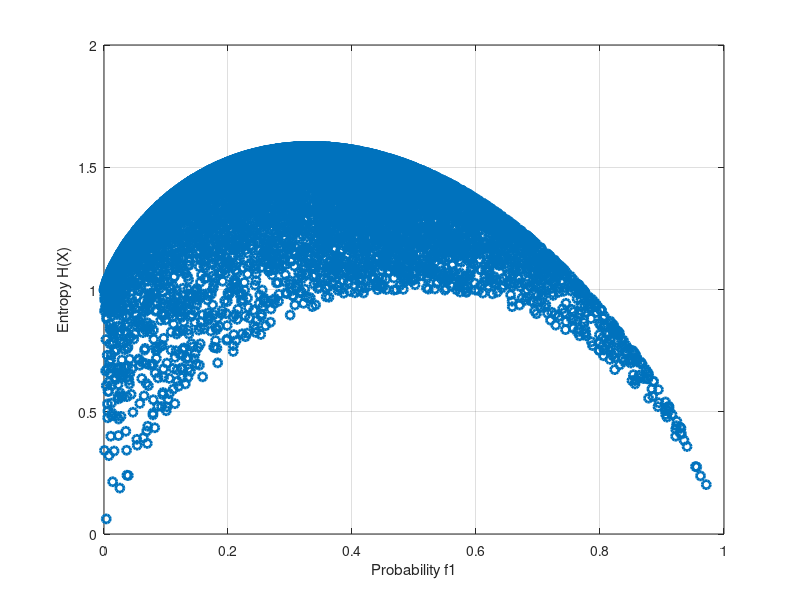

This chart was generated by the following MATLAB code:
clear
f1 = []; f2 = []; f3=[];

for i=1:10000
    r = rand(1, 3);
    r = r ./ sum(r);
    f1 = [f1; r(1)];
    f2 = [f2; r(2)];
    f3 = [f3; r(3)];
end

H = (f1.*log2(1./f1)) + (f2.*log2(1./f2)) + (f3.*log2(1./f3));

figure(), hold on, grid on, box on
xlabel("Probability f1");
%ylabel("Probability f2");
ylabel("Entropy H(X)")
scatter(f1, H, "linew", 2);
